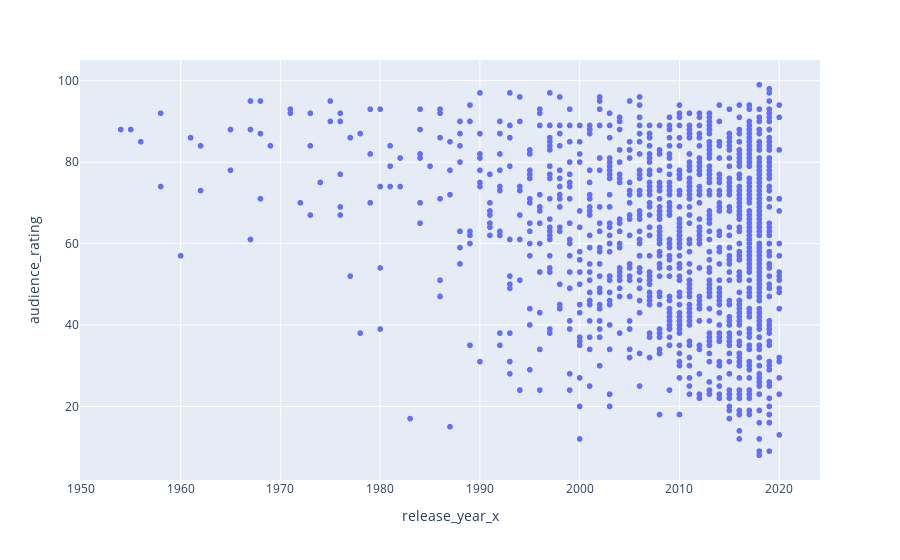
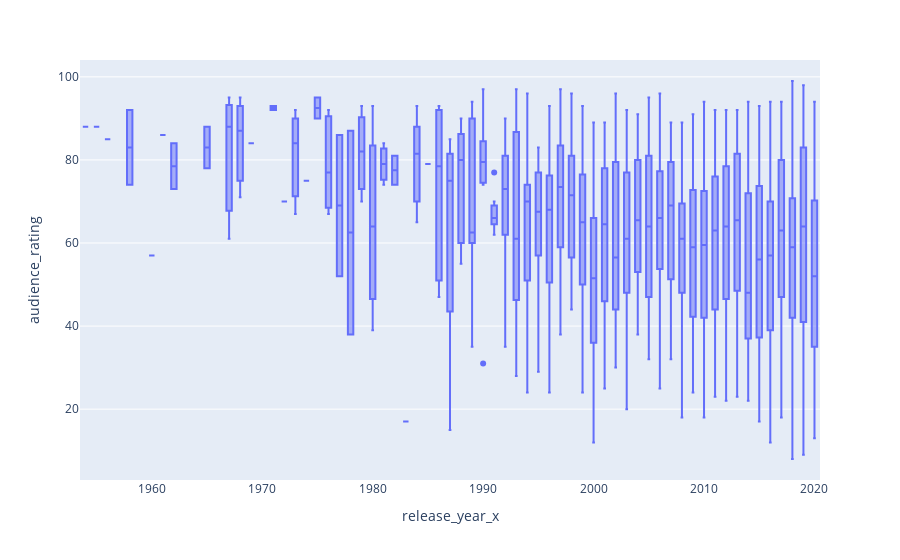

Write notebook code for charts like these, in order.
### Code cell
scatter_fig = px.scatter(
  data_frame=audience_rating_df,
  y="audience_rating",
  x="release_year_x",
)

box_fig = px.box(
  data_frame=audience_rating_df,
  y="audience_rating",
  x="release_year_x",
)

scatter_fig.show()
box_fig.show()

# movies_1971 = audience_rating_df[audience_rating_df["release_year_x" == 1971]]
# print(movies_1971)

### Figure 1 — Plotly figure (JSON) as saved in the notebook; plotly's stock layout.template omitted (floating-point values rounded to 4 significant figures; data arrays with more than 128 entries replaced by an {"elided": "..."} marker saying what was removed)
{"data": [{"hovertemplate": "release_year_x=%{x}<br>audience_rating=%{y}<extra></extra>", "legendgroup": "", "marker": {"color": "#636efa", "symbol": "circle"}, "mode": "markers", "name": "", "showlegend": false, "type": "scattergl", "x": {"elided": "1278 int values"}, "xaxis": "x", "y": {"elided": "1278 int values"}, "yaxis": "y"}], "layout": {"legend": {"tracegroupgap": 0}, "margin": {"t": 60}, "xaxis": {"anchor": "y", "domain": [0, 1], "title": {"text": "release_year_x"}}, "yaxis": {"anchor": "x", "domain": [0, 1], "title": {"text": "audience_rating"}}}}

### Figure 2 — Plotly figure (JSON) as saved in the notebook; plotly's stock layout.template omitted (floating-point values rounded to 4 significant figures; data arrays with more than 128 entries replaced by an {"elided": "..."} marker saying what was removed)
{"data": [{"alignmentgroup": "True", "hovertemplate": "release_year_x=%{x}<br>audience_rating=%{y}<extra></extra>", "legendgroup": "", "marker": {"color": "#636efa"}, "name": "", "notched": false, "offsetgroup": "", "orientation": "v", "showlegend": false, "type": "box", "x": {"elided": "1278 int values"}, "x0": " ", "xaxis": "x", "y": {"elided": "1278 int values"}, "y0": " ", "yaxis": "y"}], "layout": {"boxmode": "group", "legend": {"tracegroupgap": 0}, "margin": {"t": 60}, "xaxis": {"anchor": "y", "domain": [0, 1], "title": {"text": "release_year_x"}}, "yaxis": {"anchor": "x", "domain": [0, 1], "title": {"text": "audience_rating"}}}}
